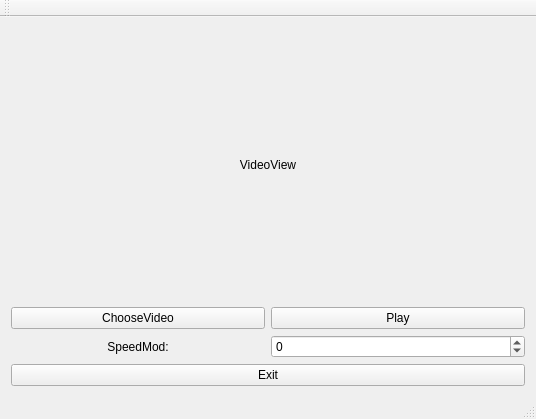
<?xml version="1.0" encoding="UTF-8"?>
<ui version="4.0">
 <class>VideoPlayClass</class>
 <widget class="QMainWindow" name="VideoPlayClass">
  <property name="geometry">
   <rect>
    <x>0</x>
    <y>0</y>
    <width>536</width>
    <height>419</height>
   </rect>
  </property>
  <property name="windowTitle">
   <string>VideoPlay</string>
  </property>
  <widget class="QWidget" name="centralWidget">
   <layout class="QVBoxLayout" name="verticalLayout">
    <item>
     <layout class="QVBoxLayout" name="verticalLayout_2" stretch="6,2,2,1">
      <item>
       <widget class="QLabel" name="label_VideoView">
        <property name="text">
         <string>VideoView</string>
        </property>
        <property name="alignment">
         <set>Qt::AlignCenter</set>
        </property>
       </widget>
      </item>
      <item>
       <layout class="QHBoxLayout" name="horizontalLayout_2" stretch="1,1">
        <item>
         <widget class="QPushButton" name="pushButton_ChooseVideo">
          <property name="text">
           <string>ChooseVideo</string>
          </property>
         </widget>
        </item>
        <item>
         <widget class="QPushButton" name="pushButton_PlayPause">
          <property name="text">
           <string>Play</string>
          </property>
         </widget>
        </item>
       </layout>
      </item>
      <item>
       <layout class="QHBoxLayout" name="horizontalLayout" stretch="1,1">
        <item>
         <widget class="QLabel" name="label_SpeedMod">
          <property name="text">
           <string>SpeedMod:</string>
          </property>
          <property name="alignment">
           <set>Qt::AlignCenter</set>
          </property>
         </widget>
        </item>
        <item>
         <widget class="QSpinBox" name="spinBox_Speed">
          <property name="minimum">
           <number>-10</number>
          </property>
          <property name="maximum">
           <number>10</number>
          </property>
         </widget>
        </item>
       </layout>
      </item>
      <item>
       <widget class="QPushButton" name="pushButton_Exit">
        <property name="text">
         <string>Exit</string>
        </property>
       </widget>
      </item>
     </layout>
    </item>
   </layout>
  </widget>
  <widget class="QMenuBar" name="menuBar">
   <property name="geometry">
    <rect>
     <x>0</x>
     <y>0</y>
     <width>536</width>
     <height>23</height>
    </rect>
   </property>
  </widget>
  <widget class="QToolBar" name="mainToolBar">
   <attribute name="toolBarArea">
    <enum>TopToolBarArea</enum>
   </attribute>
   <attribute name="toolBarBreak">
    <bool>false</bool>
   </attribute>
  </widget>
  <widget class="QStatusBar" name="statusBar"/>
 </widget>
 <layoutdefault spacing="6" margin="11"/>
 <resources>
  <include location="VideoPlay.qrc"/>
 </resources>
 <connections/>
</ui>
